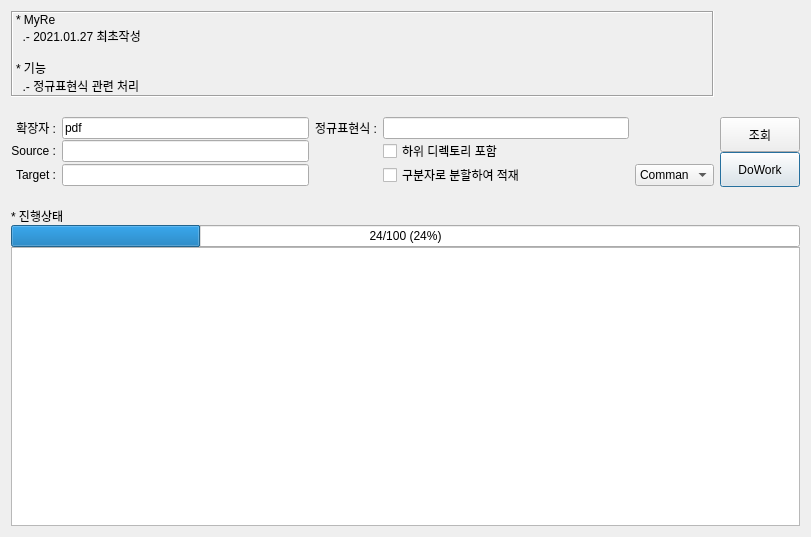
<?xml version="1.0" encoding="UTF-8"?>
<ui version="4.0">
 <class>Dialog</class>
 <widget class="QDialog" name="Dialog">
  <property name="geometry">
   <rect>
    <x>0</x>
    <y>0</y>
    <width>811</width>
    <height>537</height>
   </rect>
  </property>
  <property name="windowTitle">
   <string>Dialog</string>
  </property>
  <layout class="QGridLayout" name="gridLayout_3">
   <property name="verticalSpacing">
    <number>20</number>
   </property>
   <item row="1" column="0">
    <layout class="QGridLayout" name="gridLayout">
     <property name="horizontalSpacing">
      <number>6</number>
     </property>
     <item row="0" column="4">
      <widget class="QLineEdit" name="txtRe"/>
     </item>
     <item row="1" column="1">
      <widget class="QLineEdit" name="txtSourceDir"/>
     </item>
     <item row="1" column="4">
      <widget class="QCheckBox" name="chkSubDir">
       <property name="text">
        <string>하위 디렉토리 포함</string>
       </property>
      </widget>
     </item>
     <item row="0" column="0">
      <widget class="QLabel" name="label_3">
       <property name="text">
        <string>확장자 :</string>
       </property>
       <property name="alignment">
        <set>Qt::AlignRight|Qt::AlignTrailing|Qt::AlignVCenter</set>
       </property>
      </widget>
     </item>
     <item row="0" column="2">
      <widget class="QLabel" name="label_6">
       <property name="text">
        <string>정규표현식 :</string>
       </property>
       <property name="alignment">
        <set>Qt::AlignRight|Qt::AlignTrailing|Qt::AlignVCenter</set>
       </property>
      </widget>
     </item>
     <item row="2" column="4">
      <widget class="QCheckBox" name="chkSplit">
       <property name="text">
        <string>구분자로 분할하여 적재</string>
       </property>
      </widget>
     </item>
     <item row="1" column="0">
      <widget class="QLabel" name="label">
       <property name="text">
        <string>Source :</string>
       </property>
       <property name="alignment">
        <set>Qt::AlignRight|Qt::AlignTrailing|Qt::AlignVCenter</set>
       </property>
      </widget>
     </item>
     <item row="2" column="0">
      <widget class="QLabel" name="label_2">
       <property name="text">
        <string>Target :</string>
       </property>
       <property name="alignment">
        <set>Qt::AlignRight|Qt::AlignTrailing|Qt::AlignVCenter</set>
       </property>
      </widget>
     </item>
     <item row="2" column="1">
      <widget class="QLineEdit" name="txtTargetDir"/>
     </item>
     <item row="0" column="1">
      <widget class="QLineEdit" name="txtExtend">
       <property name="text">
        <string>pdf</string>
       </property>
      </widget>
     </item>
     <item row="2" column="5">
      <widget class="QComboBox" name="cboSplit">
       <item>
        <property name="text">
         <string>Comman</string>
        </property>
       </item>
       <item>
        <property name="text">
         <string>Tab</string>
        </property>
       </item>
       <item>
        <property name="text">
         <string>Space</string>
        </property>
       </item>
      </widget>
     </item>
    </layout>
   </item>
   <item row="0" column="0">
    <layout class="QVBoxLayout" name="verticalLayout">
     <item>
      <widget class="QLabel" name="label_4">
       <property name="styleSheet">
        <string notr="true">font: 75 9pt &quot;Arial&quot;;</string>
       </property>
       <property name="frameShape">
        <enum>QFrame::Box</enum>
       </property>
       <property name="frameShadow">
        <enum>QFrame::Sunken</enum>
       </property>
       <property name="text">
        <string>* MyRe
  .- 2021.01.27 최초작성

* 기능
  .- 정규표현식 관련 처리 </string>
       </property>
      </widget>
     </item>
    </layout>
   </item>
   <item row="1" column="1">
    <layout class="QGridLayout" name="gridLayout_2">
     <item row="1" column="0">
      <widget class="QPushButton" name="btnDoWork">
       <property name="minimumSize">
        <size>
         <width>0</width>
         <height>35</height>
        </size>
       </property>
       <property name="text">
        <string>DoWork</string>
       </property>
      </widget>
     </item>
     <item row="0" column="0">
      <widget class="QPushButton" name="btnView">
       <property name="minimumSize">
        <size>
         <width>0</width>
         <height>35</height>
        </size>
       </property>
       <property name="text">
        <string>조회</string>
       </property>
      </widget>
     </item>
    </layout>
   </item>
   <item row="2" column="0" colspan="2">
    <layout class="QVBoxLayout" name="verticalLayout_2">
     <item>
      <widget class="QLabel" name="label_5">
       <property name="text">
        <string>* 진행상태</string>
       </property>
      </widget>
     </item>
     <item>
      <widget class="QProgressBar" name="progressBar">
       <property name="value">
        <number>24</number>
       </property>
       <property name="alignment">
        <set>Qt::AlignCenter</set>
       </property>
       <property name="format">
        <string>%v/%m (%p%)</string>
       </property>
      </widget>
     </item>
     <item>
      <widget class="QTableWidget" name="tblFiles"/>
     </item>
    </layout>
   </item>
  </layout>
 </widget>
 <resources/>
 <connections/>
</ui>
